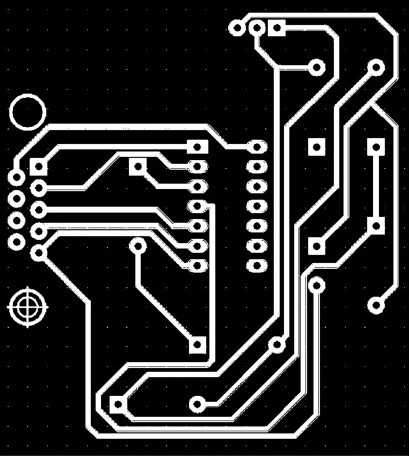
#> input picture uploads/WhatsApp Image 2024-12-01 at 18.19.11_452d155e.jpg, 409 x 456 px
$ python -i milling.py   (imports and definitions only)
#> lines starting #> are read from the running program, lines starting #| are printed output that depends on the picture; after the words box and inside, x2 and y2 are one past the last pixel; in counts of white or black regions, pixels touching at a corner belong together
import cv2
import numpy as np
import config

def generate_milling_gcode(file_path):
    """
    Generate G-code for milling operations on a PCB design.
    Adjust coordinates based on copper board dimensions.
    """
    # Read the image in grayscale
    original_image = cv2.imread(file_path, cv2.IMREAD_GRAYSCALE)
#> original_image is the input picture: shape (456, 409); min 0, max 255, mean 47.7

    # Upscale the image for better detection
    image = cv2.resize(original_image, None, fx=2, fy=2, interpolation=cv2.INTER_LINEAR)
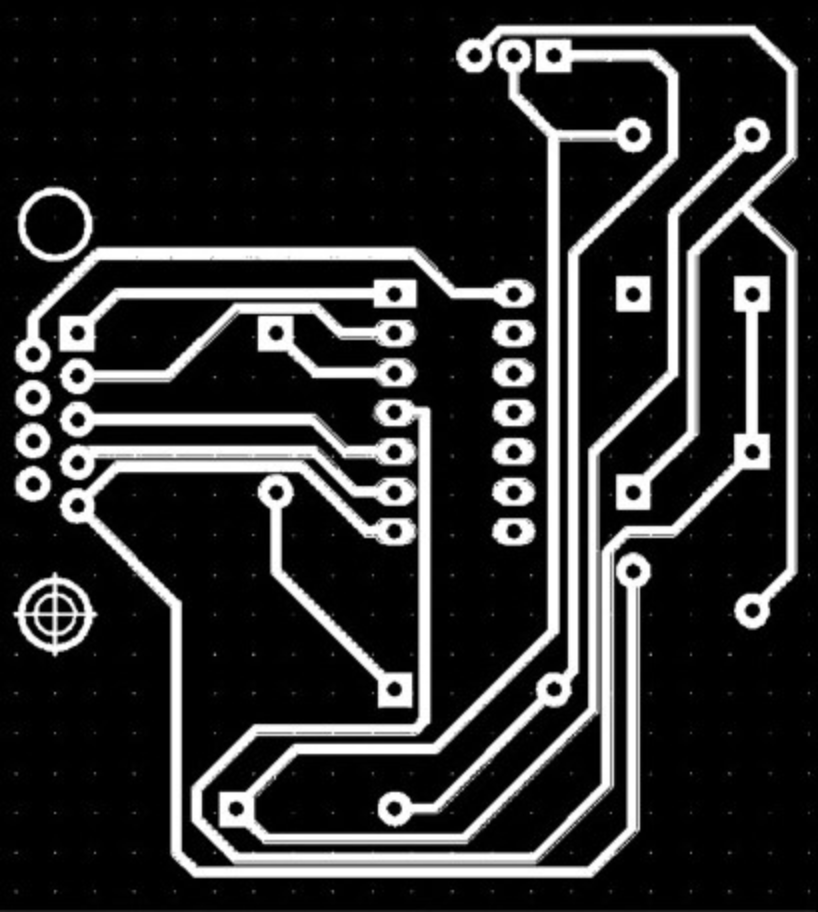
#> image: shape (912, 818); min 0, max 255, mean 47.7

    # Adaptive thresholding for better binarization
    binary_image = cv2.adaptiveThreshold(
        image, 255, cv2.ADAPTIVE_THRESH_GAUSSIAN_C, cv2.THRESH_BINARY_INV, 11, 2
    )
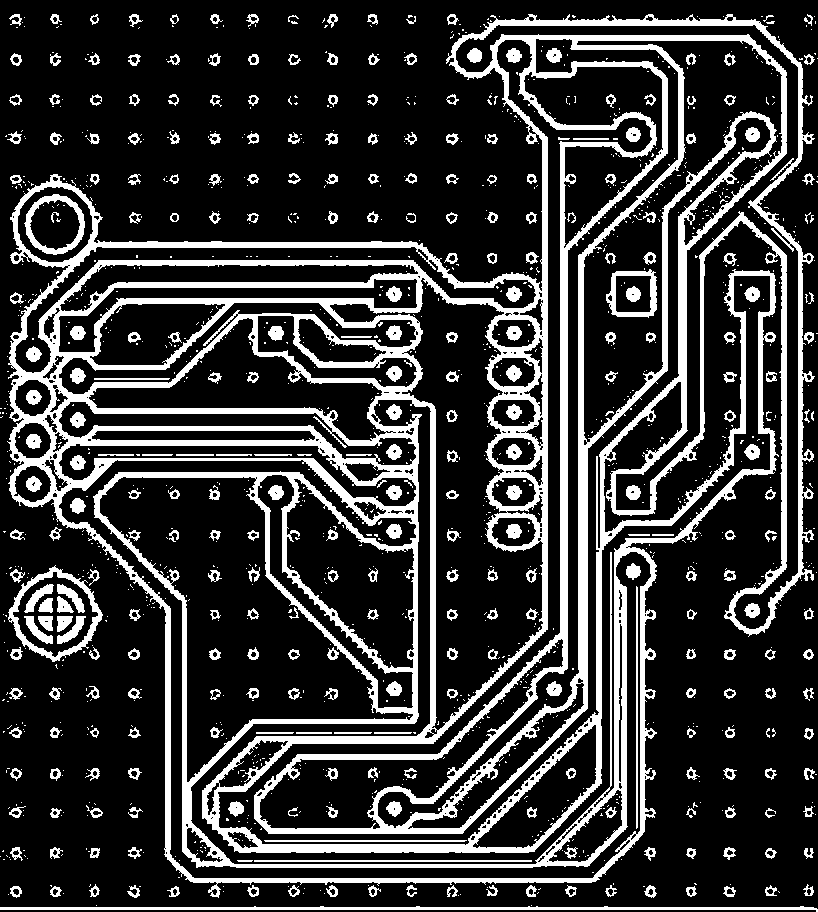
#> binary_image: shape (912, 818); 21.5% white; 1363 white regions (1051 under 20 px), largest, box (x1, y1, x2, y2) and area: (7, 14, 815, 898) 125127, (0, 906, 818, 912) 2475, (8, 565, 103, 662) 1526

    # Apply morphological operations to close gaps and clean noise
    kernel = np.ones((3, 3), np.uint8)
    binary_image = cv2.dilate(binary_image, kernel, iterations=1)
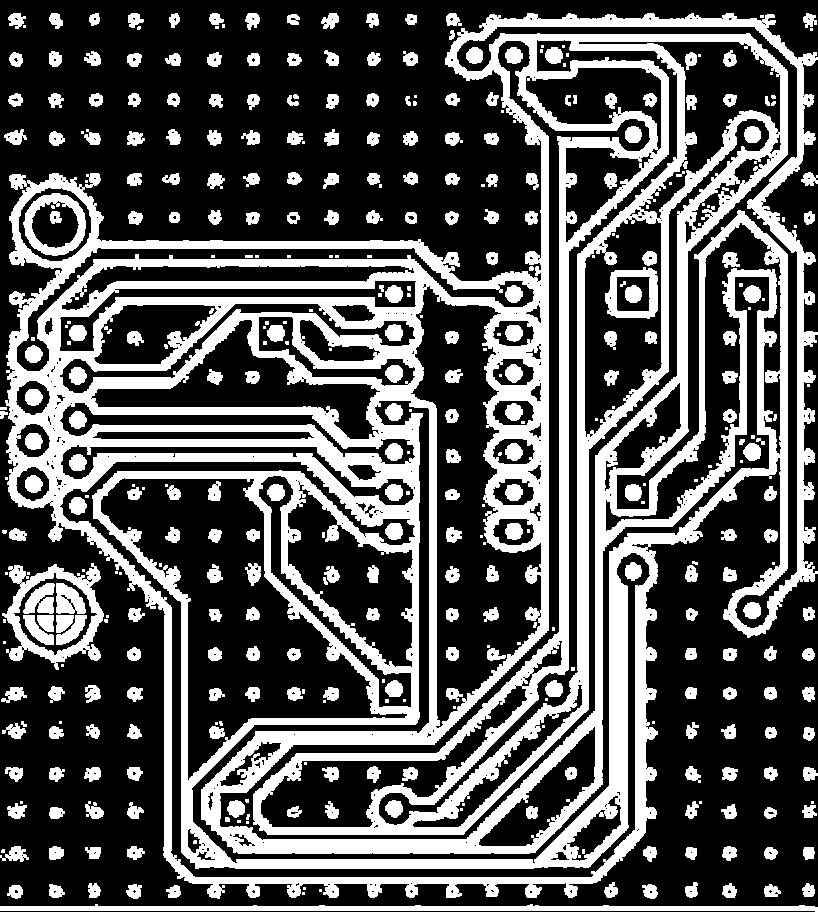
#> binary_image: shape (912, 818); 33.8% white; 410 white regions (138 under 20 px), largest, box (x1, y1, x2, y2) and area: (5, 13, 818, 899) 197202, (0, 904, 818, 912) 4137, (2, 563, 104, 670) 3201
    binary_image = cv2.erode(binary_image, kernel, iterations=1)
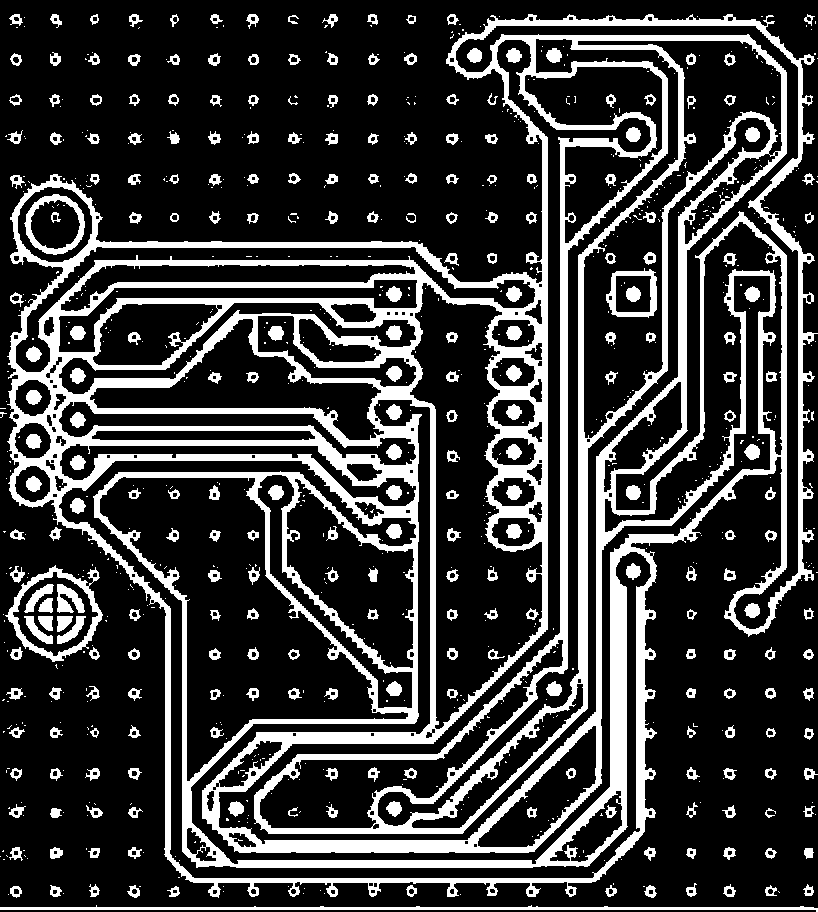
#> binary_image: shape (912, 818); 23.2% white; 853 white regions (586 under 20 px), largest, box (x1, y1, x2, y2) and area: (7, 14, 818, 898) 140676, (0, 905, 818, 912) 2481, (5, 565, 103, 662) 1706

    # Edge detection using Canny
    edges = cv2.Canny(binary_image, 30, 100)
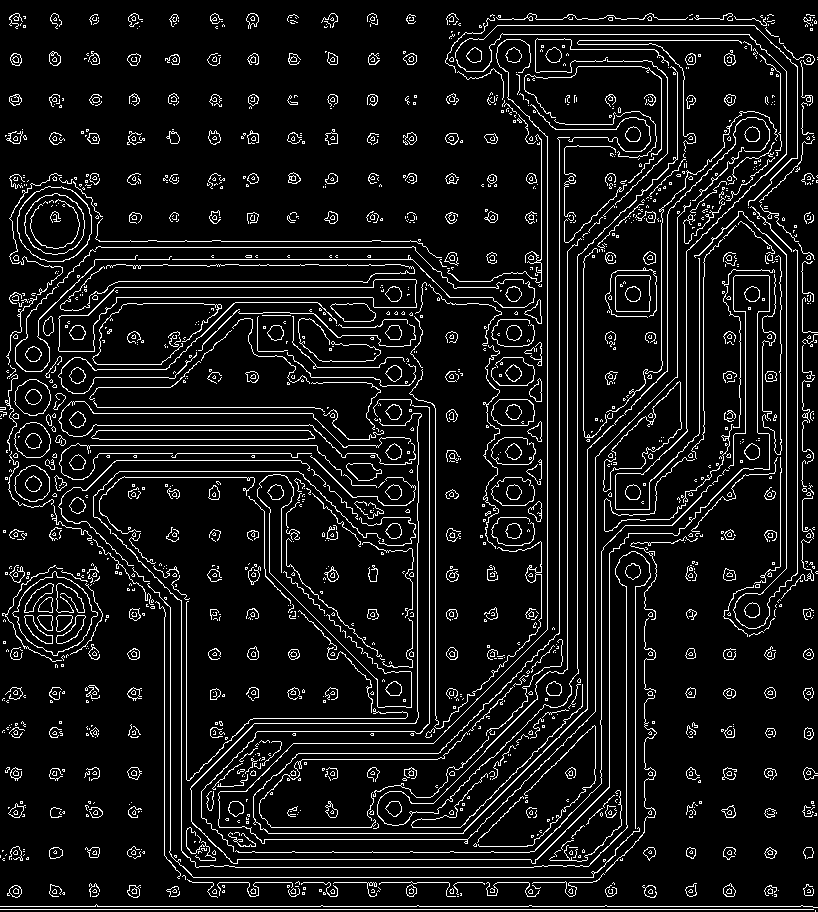
#> edges: shape (912, 818); 8.5% white in thin lines or dots

    # Find contours with hierarchical retrieval
    contours, hierarchy = cv2.findContours(edges, cv2.RETR_TREE, cv2.CHAIN_APPROX_SIMPLE)
#> contours = 2390 contours, 2078 with area under 20; largest, box (x1, y1, x2, y2) and area: (58, 279, 417, 352) 5356, (58, 279, 417, 352) 5318, (12, 571, 98, 656) 4458, (12, 571, 98, 656) 4420, (17, 186, 92, 262) 4384

    # Filter and approximate contours
    filtered_contours = []
    for contour in contours:
        if cv2.contourArea(contour) > 10:  # Filter small contours
            epsilon = 0.002 * cv2.arcLength(contour, True)  # Higher precision for contour approximation
            approx = cv2.approxPolyDP(contour, epsilon, True)
            filtered_contours.append(approx)
#> this loop made 2390 passes
#> epsilon on passes 23, 24, 26, 27, 29, 30, 33, 34, 39, 40, 41, 42: 0.0273, 0.0261, 0.0273, 0.0261, 0.0273, 0.025, 0.0273, 0.0261, 0.0273, 0.0261, 0.0353, 0.0306
#> contour on passes 1, 2, 4, 5, 10, 11: [[815, 910], [815, 911]], [[0, 909], [813, 909]], [[457, 896], [458, 896]], [[772, 895]], [[323, 893], [324, 892], [325, 893], [324, 894]], [[302, 892], [302, 894], [304, 894], [304, 892]]
#> after the loop, filtered_contours = 626 contours, 306 with area under 20; largest, box (x1, y1, x2, y2) and area: (58, 279, 417, 352) 5348, (58, 279, 417, 352) 5314, (12, 571, 98, 656) 4466, (12, 571, 98, 656) 4420, (17, 186, 92, 262) 4384

    # Debug: Save contours for visualization
    debug_image = cv2.cvtColor(binary_image, cv2.COLOR_GRAY2BGR)
    cv2.drawContours(debug_image, filtered_contours, -1, (0, 255, 0), 1)
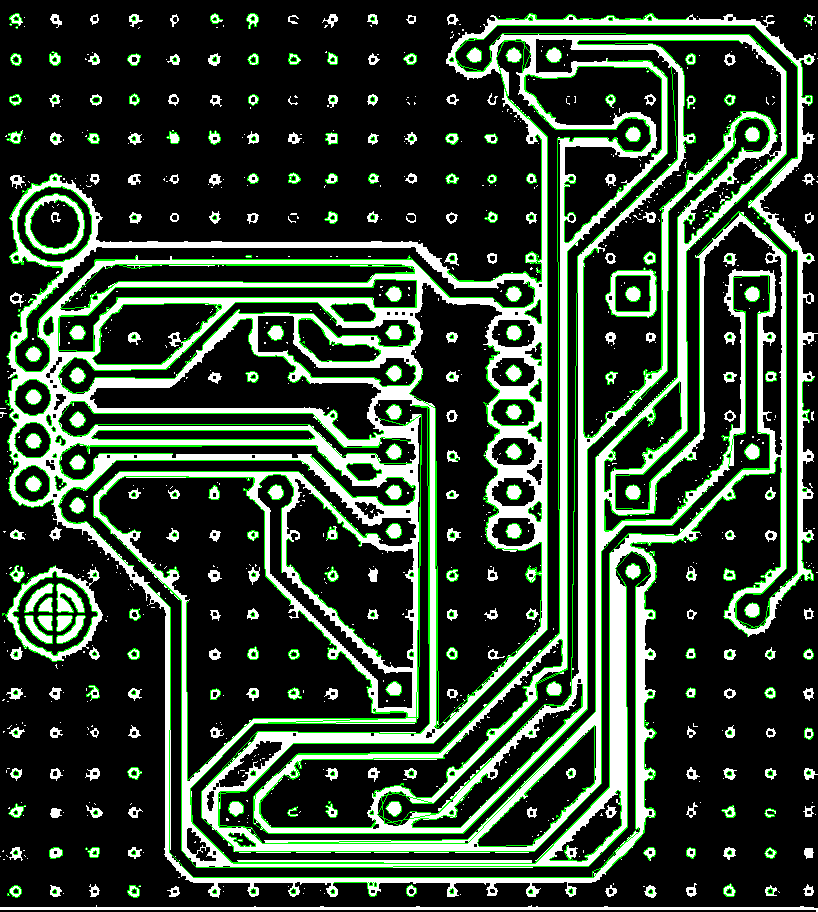
#> debug_image: shape (912, 818, 3); mean B, G, R 52.2, 67.5, 52.2
    #debug_image_path = file_path.replace(".png", "_debug.jpg")
    #cv2.imwrite(debug_image_path, debug_image)

    # Scale factors to map image pixels to copper board dimensions
    img_height, img_width = binary_image.shape
#> img_height = 912; img_width = 818
    x_scale = config.BOARD_WIDTH / img_width
#> x_scale = 0.122
    y_scale = config.BOARD_HEIGHT / img_height
#> y_scale = 0.11

    # Initialize G-code
    gcode = []
    gcode.append("G21 ; Set units to mm" if config.UNITS == "mm" else "G20 ; Set units to inches")
    gcode.append("G90 ; Absolute positioning")
    gcode.append(f"G0 Z{config.SAFE_HEIGHT} ; Move to safe height")
    gcode.append(f"M3 S{config.SPINDEL_SPEED} ; Start spindle")

    # Generate G-code for each contour
    for contour in filtered_contours:
        # Start a new milling path
        first_point = contour[0][0]
        x_start = first_point[0] * x_scale
        y_start = first_point[1] * y_scale
        gcode.append(f"G0 X{x_start:.3f} Y{y_start:.3f} ; Rapid move to start")
        gcode.append(f"G1 Z{-config.MILLING_DEPTH:.3f} F{config.FEED_RATE} ; Lower tool to cutting depth")

        for point in contour:
            x, y = point[0]
            x_real = x * x_scale
            y_real = y * y_scale
            gcode.append(f"G1 X{x_real:.3f} Y{y_real:.3f} F{config.FEED_RATE} ; Milling move")

        # Return to safe height after finishing the contour
        gcode.append(f"G0 Z{config.SAFE_HEIGHT} ; Move to safe height")
#> this loop made 626 passes
#> (first_point, x_start, y_start) on passes 1 to 3: ([650, 889], 79.46, 97.48), ([650, 889], 79.46, 97.48), ([530, 889], 64.79, 97.48)
#> after the loop, gcode = 14546 items

    # Lift the tool after completing the contour
    gcode.append(f"G0 Z{config.SAFE_HEIGHT} ; Lift tool to safe height")

    # End program
    gcode.append("M5 ; Stop spindle")
    gcode.append("M30 ; End program")

    return "\n".join(gcode)

>>> result = generate_milling_gcode('uploads/WhatsApp Image 2024-12-01 at 18.19.11_452d155e.jpg')
